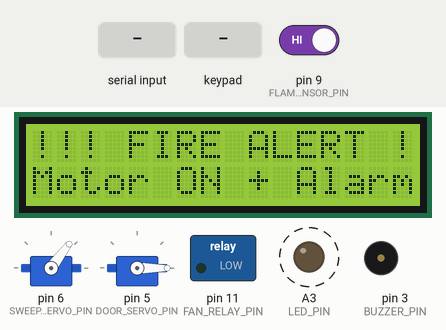
Recording of a sketch running on a simulated Arduino Uno, built with avr-gcc and run on an emulated ATmega328P. Parts: 2 × servo, 16×2 character LCD, switched loads named in the sketch (green lamp = pin HIGH), output pins drawn as LEDs (lit = HIGH), buzzer (waves = sounding, pin HIGH). Dashed ring = blinking. The test bench sets the inputs (shaded band); at power-on: pin 9 (FLAME_SENSOR_PIN) HIGH. What the sketch prints to the serial monitor is not drawn.

Above: at 2.95 s.
3.0 s: "o\n" received over Serial
At 3.2 s:
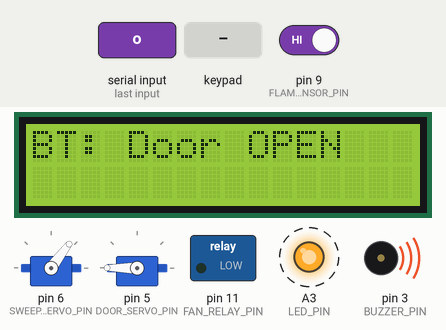
5.0 s: byte 98 ('b') received over Serial
At 5.2 s:
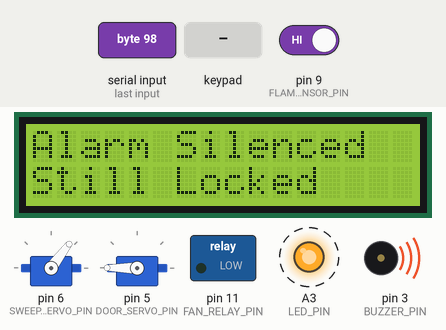
7.0 s: pin 9 (FLAME_SENSOR_PIN) driven LOW
10.0 s: byte 99 ('c') received over Serial
At 10.39 s:
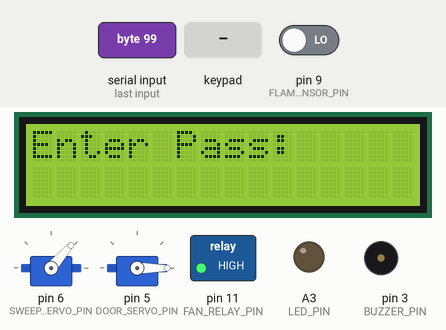
13.0 s: keypad keys 1 2 3 4 pressed 0.4 s apart
At 14.7 s:
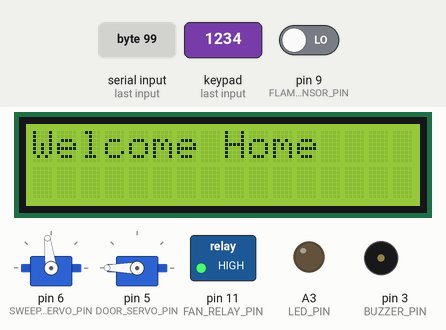
16.1 s: byte 102 ('f') received over Serial
At 16.27 s:
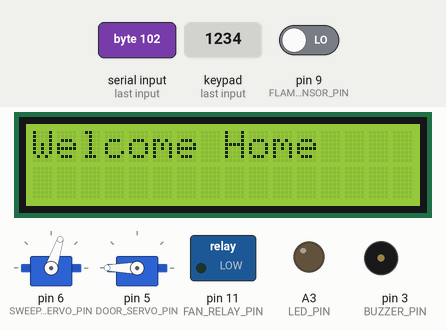
Timing chart, 0 to 19.5 s (numbered marks = the images above; inputs shaded):
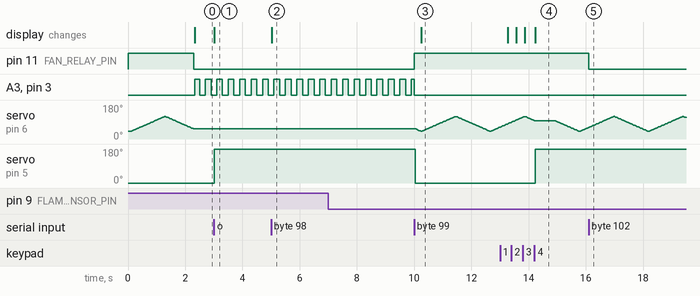

Measured:
- after the input at 3.0 s, servo on pin 5 (DOOR_SERVO_PIN): 0° → 180° at once; the display: changes at once (image 1)
- after the input at 5.0 s, the display: changes at once (image 2)
- after the input at 7.0 s, pin 11 (FAN_RELAY_PIN): LOW → HIGH after 3.0 s
- after the input at 10.0 s, servo on pin 5 (DOOR_SERVO_PIN): 180° → 0° at once
- after the input at 13.0 s, servo on pin 5 (DOOR_SERVO_PIN): 0° → 180° after 1.2 s; the display: first changes after 0.27 s (image 4 shows a later state)
- after the input at 16.1 s, pin 11 (FAN_RELAY_PIN): HIGH → LOW at once

The sketch:

Code.ino
```cpp
#include <Servo.h>
#include <Wire.h>
#include <LiquidCrystal_I2C.h>
#include <Keypad.h>
#include <ctype.h>
#include <string.h>

// =============================
// PINS (YOUR SAME PINS)
// =============================
const int FLAME_SENSOR_PIN = 9;
const int MQ2_DIGITAL_PIN  = 10;
const int MQ2_ANALOG_PIN   = A2;   // not used (kept)
const int BUZZER_PIN       = 3;
const int SWEEP_SERVO_PIN  = 6;
const int DOOR_SERVO_PIN   = 5;
const int LED_PIN          = A3;
const int FAN_RELAY_PIN    = 11;

const int SWEEP_MIN_POS = 40;
const int SWEEP_MAX_POS = 120;

// Relay logic (active LOW relay)
const int FAN_ON  = LOW;
const int FAN_OFF = HIGH;

// =============================
// SENSOR LOGIC SETTINGS ✅
// =============================
// ✅ YOUR FLAME SENSOR OUTPUT IS 0 NORMALLY, SO IT IS ACTIVE HIGH
// normal = 0, flame = 1
const bool FLAME_ACTIVE_LOW = false;

// MQ2 modules are usually ACTIVE LOW (LOW = smoke detected)
// if your MQ2 reads 1 normally, keep this true. If it reads 0 normally, set false.
const bool MQ2_ACTIVE_LOW   = true;

// Startup ignore time (prevents instant alarm after upload)
const unsigned long STARTUP_IGNORE_MS = 2000;

// =============================
// OBJECTS
// =============================
LiquidCrystal_I2C lcd(0x27, 16, 2);

const byte ROWS = 4;
const byte COLS = 4;
char keys[ROWS][COLS] = {
  {'1','2','3','A'},
  {'4','5','6','B'},
  {'7','8','9','C'},
  {'*','0','#','D'}
};
byte rowPins[ROWS] = {A1, A0, 2, 4};
byte colPins[COLS] = {7, 8, 12, 13};
Keypad customKeypad = Keypad(makeKeymap(keys), rowPins, colPins, ROWS, COLS);

Servo sweepServo;
Servo doorServo;

// Door angles
const int DOOR_OPEN_POS   = 180;
const int DOOR_CLOSED_POS = 0;

// =============================
// SERVO SWEEP CONTROL
// =============================
unsigned long previousServoTime = 0;
const unsigned long servoInterval = 15;
int servoPos = SWEEP_MIN_POS;
int servoDirection = 1;

// =============================
// PASSWORD SYSTEM
// =============================
#define PASSWORD_LENGTH 5
char masterPassword[PASSWORD_LENGTH] = "1234";
char enteredPassword[PASSWORD_LENGTH];
byte passwordIndex = 0;

bool unlocked = false;
unsigned long unlockTime = 0;

const int MAX_FAILED_ATTEMPTS = 3;
int failedAttempts = 0;

// =============================
// INTRUDER (WRONG PIN) ALARM
// =============================
bool intruderAlarmActive = false;
bool lockedOut = false;
unsigned long previousIntruderBlink = 0;
const unsigned long intruderBlinkInterval = 200;

// =============================
// FIRE MODE (STABLE + NON BLOCKING)
// =============================
bool fireMode = false;
bool fireScreenShown = false;

unsigned long hazardLowStart  = 0;
unsigned long hazardHighStart = 0;

const unsigned long FIRE_START_CONFIRM_MS = 300;
const unsigned long FIRE_CLEAR_CONFIRM_MS = 3000;

unsigned long fireBlinkMillis = 0;
const unsigned long fireBlinkInterval = 200;
bool fireBlinkState = false;

// MQ2 warmup
const unsigned long MQ2_WARMUP_MS = 30000;

// =============================
// FAN/MOTOR OVERRIDE
// =============================
bool manualFanOverride = false;

// =============================
// FUNCTION PROTOTYPES
// =============================
void displayInitialScreen();
void handleServoSweep();
void handleBluetooth();
void checkPassword();

void activateIntruderAlarm();
void resetIntruderAlarmOnly();
void fullSystemReset();

bool readRawHazard();


// =============================
// SETUP
// =============================
void setup() {
  pinMode(BUZZER_PIN, OUTPUT);
  pinMode(LED_PIN, OUTPUT);
  pinMode(FAN_RELAY_PIN, OUTPUT);

  // ✅ Stable reads
  pinMode(FLAME_SENSOR_PIN, INPUT_PULLUP);
  pinMode(MQ2_DIGITAL_PIN, INPUT_PULLUP);

  digitalWrite(FAN_RELAY_PIN, FAN_OFF);
  digitalWrite(BUZZER_PIN, LOW);
  digitalWrite(LED_PIN, LOW);

  sweepServo.attach(SWEEP_SERVO_PIN);
  sweepServo.write(SWEEP_MIN_POS);

  doorServo.attach(DOOR_SERVO_PIN);
  doorServo.write(DOOR_CLOSED_POS);

  lcd.init();
  lcd.backlight();

  Serial.begin(9600);
  Serial.println("System Ready. Connect App.");

  displayInitialScreen();
}


// =============================
// LOOP
// =============================
void loop() {
  unsigned long now = millis();

  // Always listen Bluetooth first
  handleBluetooth();

  // ✅ Ignore sensors just after uploading
  if (now < STARTUP_IGNORE_MS) {
    handleServoSweep();
    return;
  }

  // ----------- FIRE DETECTION -----------
  bool rawHazard = readRawHazard();

  // ENTER FIRE MODE
  if (!fireMode) {
    if (rawHazard) {
      if (hazardLowStart == 0) hazardLowStart = now;

      if (now - hazardLowStart >= FIRE_START_CONFIRM_MS) {
        fireMode = true;
        fireScreenShown = false;
        hazardHighStart = 0;

        // cancel override
        manualFanOverride = false;

        Serial.println("ALARM: Confirmed Fire/Smoke!");
      }
    } else {
      hazardLowStart = 0;
    }
  }

  // ----------- FIRE MODE RUNNING -----------
  if (fireMode) {
    // FORCE motor ON
    digitalWrite(FAN_RELAY_PIN, FAN_ON);

    // STOP sweep servo during fire ✅

    if (!fireScreenShown) {
      lcd.clear();
      lcd.setCursor(0, 0);
      lcd.print("!!! FIRE ALERT !!!");
      lcd.setCursor(0, 1);
      lcd.print("Motor ON + Alarm");
      fireScreenShown = true;
    }

    // Blink buzzer + LED
    if (now - fireBlinkMillis >= fireBlinkInterval) {
      fireBlinkMillis = now;
      fireBlinkState = !fireBlinkState;
      digitalWrite(BUZZER_PIN, fireBlinkState);
      digitalWrite(LED_PIN, fireBlinkState);
    }

    // Keep Bluetooth active even during fire
    handleBluetooth();

    // EXIT FIRE MODE
    if (!rawHazard) {
      if (hazardHighStart == 0) hazardHighStart = now;

      if (now - hazardHighStart >= FIRE_CLEAR_CONFIRM_MS) {
        fireMode = false;
        hazardLowStart = 0;
        hazardHighStart = 0;

        digitalWrite(BUZZER_PIN, LOW);
        digitalWrite(LED_PIN, LOW);

        digitalWrite(FAN_RELAY_PIN, FAN_OFF);
        manualFanOverride = false;

        displayInitialScreen();
        Serial.println("Fire Cleared -> Normal Mode");
      }
    } else {
      hazardHighStart = 0;
    }

    return;
  }

  // ----------- NORMAL MODE -----------
  if (!manualFanOverride) {
    digitalWrite(FAN_RELAY_PIN, FAN_OFF);
  }

  // Intruder alarm blinking
  if (intruderAlarmActive) {
    if (now - previousIntruderBlink >= intruderBlinkInterval) {
      previousIntruderBlink = now;
      digitalWrite(LED_PIN, !digitalRead(LED_PIN));
    }
  }

  // Auto-lock door after 60 seconds
  if (unlocked && (now - unlockTime >= 60000)) {
    unlocked = false;
    doorServo.write(DOOR_CLOSED_POS);
    displayInitialScreen();
    Serial.println("Door Auto-Locked");
  }

  // Keypad input
  if (!unlocked && !lockedOut) {
    char key = customKeypad.getKey();
    if (key) {
      if (isdigit(key) && passwordIndex < 4) {
        enteredPassword[passwordIndex] = key;
        lcd.setCursor(passwordIndex, 1);
        lcd.print('*');
        passwordIndex++;

        if (passwordIndex == 4) {
          checkPassword();
        }
      }
      else if (key == '*' || key == '#') {
        passwordIndex = 0;
        memset(enteredPassword, 0, PASSWORD_LENGTH);
        displayInitialScreen();
      }
    }
  }

  // Sweep servo runs only in normal mode ✅
  handleServoSweep();
}


// =============================
// READ RAW HAZARD
// =============================
bool readRawHazard() {
  int flameState = digitalRead(FLAME_SENSOR_PIN);

  // ✅ active HIGH flame sensor (normal=0, flame=1)
  bool flameDetected = FLAME_ACTIVE_LOW ? (flameState == LOW) : (flameState == HIGH);

  // MQ2 digital warmup + logic
  bool smokeDetected = false;
  if (millis() > MQ2_WARMUP_MS) {
    int smokeState = digitalRead(MQ2_DIGITAL_PIN);
    smokeDetected = MQ2_ACTIVE_LOW ? (smokeState == LOW) : (smokeState == HIGH);
  }

  return (flameDetected || smokeDetected);
}


// =============================
// BLUETOOTH COMMANDS
// o=open, c=close, f=motor on, s=motor off, b=stop wrong-pin buzzer, r=reset
// =============================
void handleBluetooth() {
  while (Serial.available() > 0) {
    char command = Serial.read();

    if (command == '\n' || command == '\r' || command == ' ') continue;
    command = tolower(command);

    if (command == 'o') {
      unlocked = true;
      lockedOut = false;
      failedAttempts = 0;

      intruderAlarmActive = false;
      digitalWrite(BUZZER_PIN, LOW);
      digitalWrite(LED_PIN, LOW);

      unlockTime = millis();
      doorServo.write(DOOR_OPEN_POS);

      lcd.clear();
      lcd.setCursor(0, 0);
      lcd.print("BT: Door OPEN");

      Serial.println("CMD OK: Door OPEN");
    }
    else if (command == 'c') {
      unlocked = false;
      doorServo.write(DOOR_CLOSED_POS);
      displayInitialScreen();
      Serial.println("CMD OK: Door CLOSE");
    }
    else if (command == 'f') {
      digitalWrite(FAN_RELAY_PIN, FAN_ON);
      manualFanOverride = true;
      Serial.println("CMD OK: Motor ON");
    }
    else if (command == 's') {
      digitalWrite(FAN_RELAY_PIN, FAN_OFF);
      manualFanOverride = false;
      Serial.println("CMD OK: Motor OFF");
    }
    else if (command == 'b') {
      intruderAlarmActive = false;
      digitalWrite(BUZZER_PIN, LOW);
      digitalWrite(LED_PIN, LOW);

      lcd.clear();
      lcd.setCursor(0, 0);
      lcd.print("Alarm Silenced");
      lcd.setCursor(0, 1);
      lcd.print("Still Locked");

      Serial.println("CMD OK: Alarm Silenced");
    }
    else if (command == 'r') {
      fullSystemReset();
      Serial.println("CMD OK: Full Reset");
    }
    else {
      Serial.print("UNKNOWN CMD: ");
      Serial.println(command);
    }
  }
}


// =============================
// LCD SCREEN
// =============================
void displayInitialScreen() {
  lcd.clear();
  lcd.setCursor(0, 0);
  lcd.print("Enter Pass:");
  lcd.setCursor(0, 1);
  lcd.print("                ");
}


// =============================
// INTRUDER ALARM
// =============================
void activateIntruderAlarm() {
  intruderAlarmActive = true;
  digitalWrite(BUZZER_PIN, HIGH);
  Serial.println("ALARM: Wrong PIN Locked!");
}

void resetIntruderAlarmOnly() {
  intruderAlarmActive = false;
  digitalWrite(BUZZER_PIN, LOW);
  digitalWrite(LED_PIN, LOW);
}


// =============================
// FULL RESET
// =============================
void fullSystemReset() {
  failedAttempts = 0;
  lockedOut = false;
  unlocked = false;
  passwordIndex = 0;
  memset(enteredPassword, 0, PASSWORD_LENGTH);

  resetIntruderAlarmOnly();

  fireMode = false;
  fireScreenShown = false;
  hazardLowStart = 0;
  hazardHighStart = 0;

  digitalWrite(BUZZER_PIN, LOW);
  digitalWrite(LED_PIN, LOW);

  manualFanOverride = false;
  digitalWrite(FAN_RELAY_PIN, FAN_OFF);

  doorServo.write(DOOR_CLOSED_POS);

  displayInitialScreen();
}


// =============================
// PASSWORD CHECK
// =============================
void checkPassword() {
  enteredPassword[passwordIndex] = '\0';

  if (strcmp(enteredPassword, masterPassword) == 0) {
    unlocked = true;
    unlockTime = millis();

    failedAttempts = 0;
    lockedOut = false;

    resetIntruderAlarmOnly();

    lcd.clear();
    lcd.setCursor(0, 0);
    lcd.print("Welcome Home");
    doorServo.write(DOOR_OPEN_POS);

    Serial.println("Pass Correct: Door OPEN");
  }
  else {
    failedAttempts++;

    lcd.clear();
    lcd.setCursor(0, 0);
    lcd.print("Wrong Password!");

    if (failedAttempts >= MAX_FAILED_ATTEMPTS) {
      lockedOut = true;
      lcd.setCursor(0, 1);
      lcd.print("LOCKED! BT=buzz");
      activateIntruderAlarm();
    } else {
      lcd.setCursor(0, 1);
      lcd.print("Try again...");
    }
  }

  passwordIndex = 0;
  memset(enteredPassword, 0, PASSWORD_LENGTH);

  delay(700);
  if (!lockedOut && !unlocked) displayInitialScreen();
}


// =============================
// SWEEP SERVO CONTROL
// =============================
void handleServoSweep() {
  unsigned long now = millis();
  if (now - previousServoTime >= servoInterval) {
    previousServoTime = now;

    servoPos += servoDirection;

    if (servoPos >= SWEEP_MAX_POS) {
      servoPos = SWEEP_MAX_POS;
      servoDirection = -1;
    } else if (servoPos <= SWEEP_MIN_POS) {
      servoPos = SWEEP_MIN_POS;
      servoDirection = 1;
    }

    sweepServo.write(servoPos);
  }
}
```
